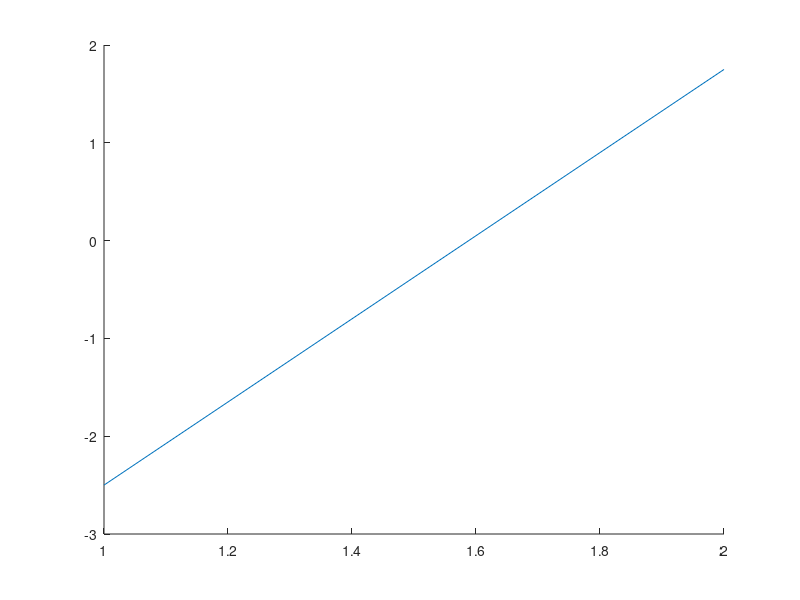

This figure's MATLAB source: (Note: this script raises an error after producing the figure.)
x1 = 1;
x2 = -0.5;
x3 = 3;
x4 = -2;

d1 = 1;
d2 = -1;
d3 = 1;
d4 = -1;

d = [1; -1; 1; -1];

y1 = [1; 1];
y2 = [-0.5; 1];
y3 = [3; 1];
y4 = [-2; 1];

y = [1,1; -0.5, 1; 3, 1; -2, 1]';

w1 = [-2.5; 1.75];
w = w1;
learningConstant = 1;
expectedOutputIndex = 1;

for index = 1:15
    hold on
    plot(w);
    w = correction(learningConstant, d(expectedOutputIndex,:), w, y(:, expectedOutputIndex));
    expectedOutputIndex = expectedOutputIndex + 1;
    if expectedOutputIndex > 4
        expectedOutputIndex = 1;
    end
    disp(index);
    disp(w);
end

function output = correction(c, d, w, y)
    output = w + 0.5*c*(d - sign(w'*y))*y;
end